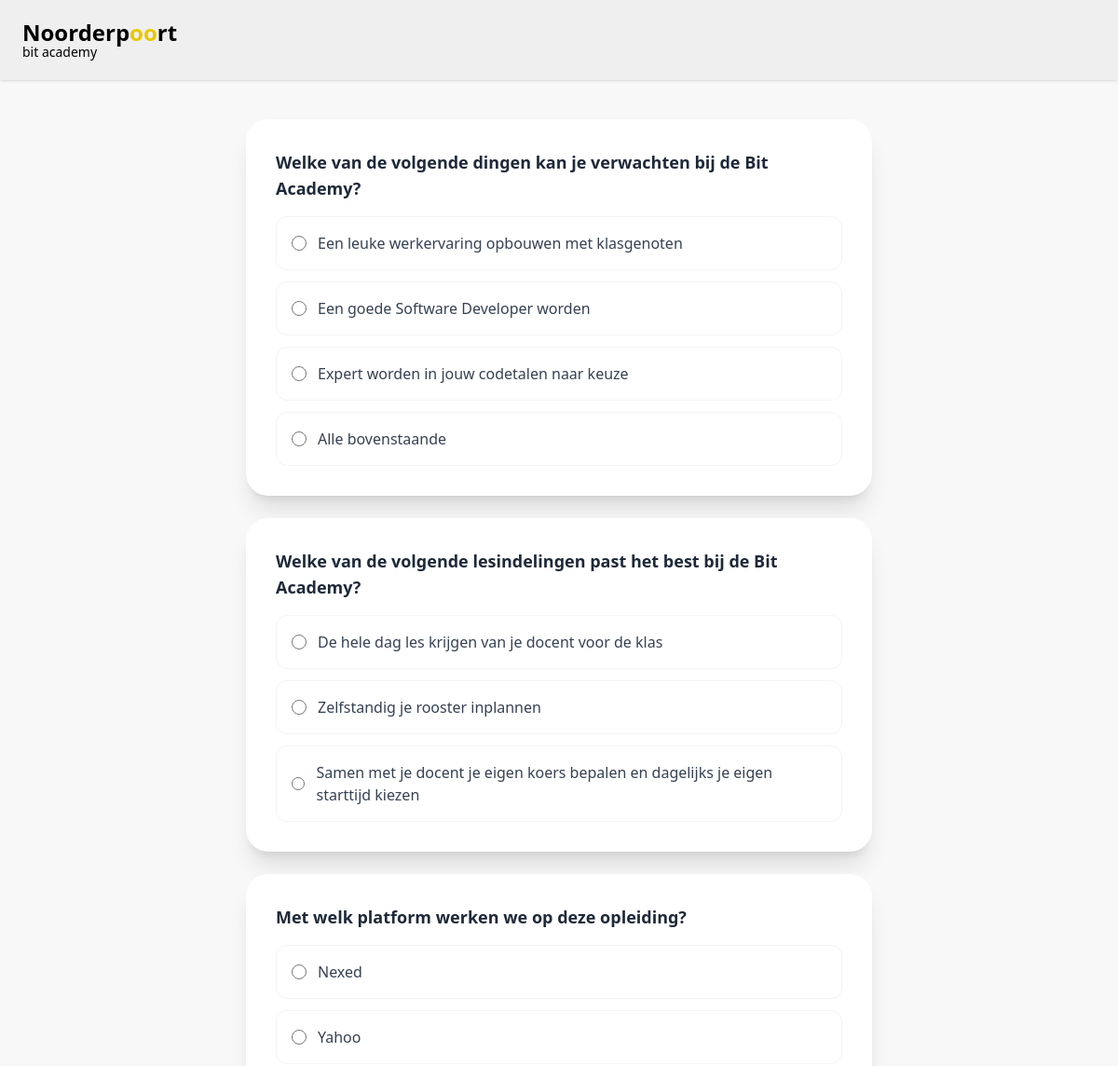
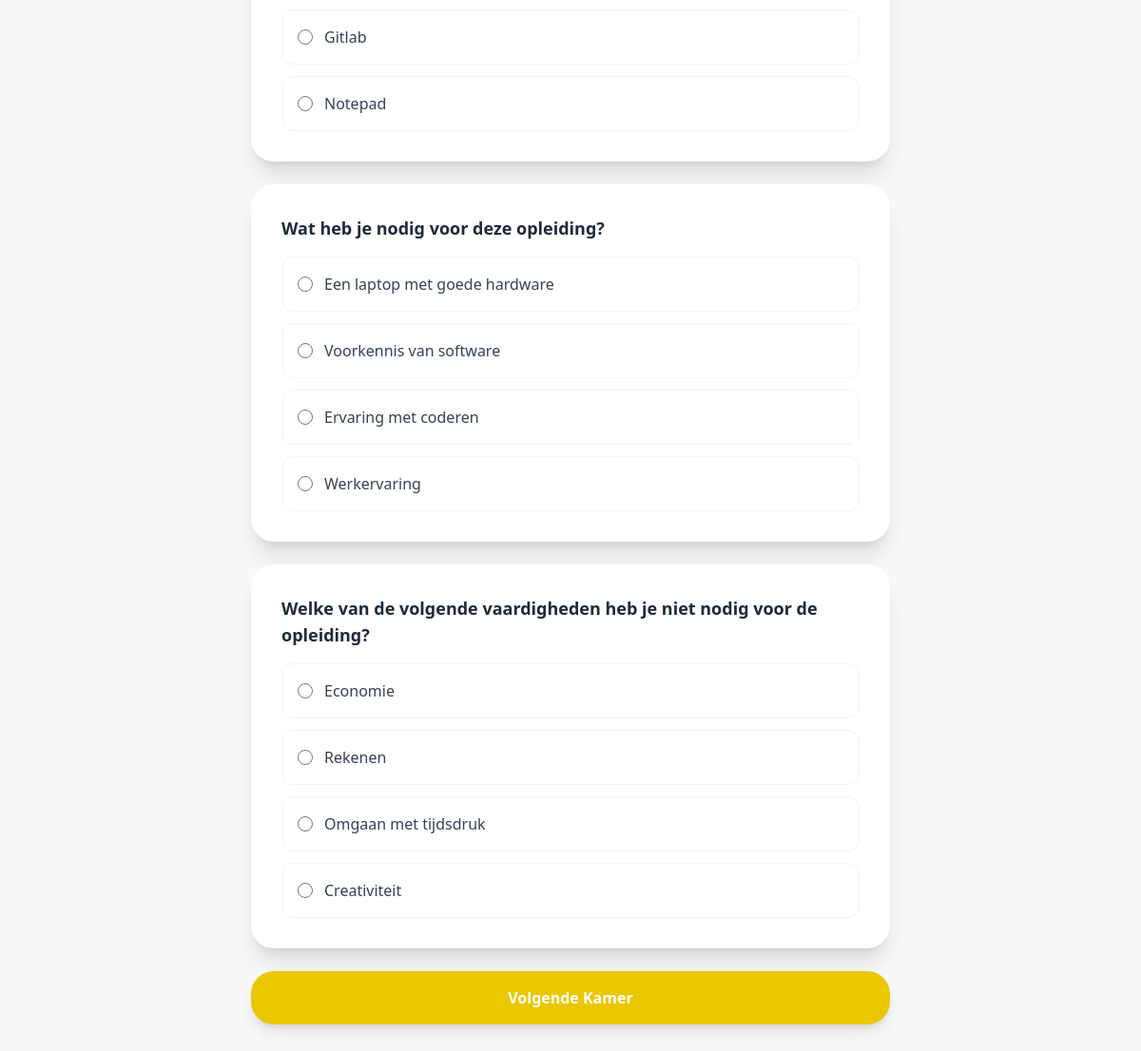
The page /kamer.php on the database its author committed (2 pictures, top to bottom).
### tables this page shows
CREATE TABLE KAMER_EEN (
    id INT NOT NULL AUTO_INCREMENT,
    vraag VARCHAR(255) NOT NULL,
    antwoord_een VARCHAR(255),
    antwoord_twee VARCHAR(255),
    antwoord_drie VARCHAR(255),
    antwoord_vier VARCHAR(255),
    juist VARCHAR(255) NOT NULL,
    PRIMARY KEY (id)
);

### kamer.php (the view, shortened to what this page needs)
<?php
include_once "views/navbar.php";
include_once "db/db.php";
$query = $database->query("SELECT * FROM KAMER_EEN");
$vragen = $query->fetchAll(PDO::FETCH_ASSOC);
?>
<!DOCTYPE html>
<html lang="en">
<head>
    <script src="https://cdn.jsdelivr.net/npm/@tailwindcss/browser@4"></script>
</head>
<body class="bg-[#F8F8F8] min-h-screen p-8 pt-32">
    <div class="max-w-2xl mx-auto">
        <form action="kamer2.php" method="POST">
            <?php foreach ($vragen as $vraag): ?>
                <div class="bg-white rounded-3xl shadow-xl p-8 mb-6 text-left">
                    <h2 class="font-bold text-lg text-gray-800 mb-4">
                        <?= htmlspecialchars($vraag['vraag']) ?>
                    </h2>
                    <div class="space-y-3">
                        <?php
                        $opties = [
                            'een' => $vraag['antwoord_een'],
                            'twee' => $vraag['antwoord_twee'],
                            'drie' => $vraag['antwoord_drie'],
                            'vier' => $vraag['antwoord_vier']
                        ];
                        foreach ($opties as $key => $optie):
                            if (!empty($optie)):
                        ?>
                                <label class="flex items-center p-4 border border-gray-100 rounded-xl cursor-pointer hover:bg-gray-50 transition">
                                    <input type="radio"
                                        name="vraag_<?= $vraag['id'] ?>"
                                        value="<?= htmlspecialchars($optie) ?>"
                                        class="w-4 h-4 text-[#EAC700] focus:ring-[#EAC700]">
                                    <span class="ml-3 text-gray-700"><?= htmlspecialchars($optie) ?></span>
                                </label>
                        <?php
                            endif;
                        endforeach;
                        ?>
                    </div>
                </div>
            <?php endforeach; ?>
            <button type="submit" class="w-full bg-[#EAC700] text-white font-bold py-4 rounded-3xl shadow-lg hover:bg-yellow-600 transition">
                Volgende Kamer
            </button>
        </form>
    </div>
</body>
</html>

### views/navbar.php
<nav class="fixed top-0 left-0 w-full bg-[#EFEFEF] px-6 py-5 z-50 shadow-sm">
    <div class="flex flex-col justify-center">
        <span class="text-2xl font-bold text-black leading-tight">
            Noorderp<span class="text-[#EAC700]">oo</span>rt
        </span>
        <span class="text-sm font-medium text-black -mt-1">
            bit academy
        </span>
    </div>
</nav>

### rows shown on the page
kamer_een: vraag "Welke van de volgende dingen kan je verwachten bij de Bit Academy?", antwoord_een "Een leuke werkervaring opbouwen met klasgenoten", antwoord_twee "Een goede Software Developer worden", antwoord_drie "Expert worden in jouw codetalen naar keuze", optie "Alle bovenstaande"
kamer_een: vraag "Welke van de volgende lesindelingen past het best bij de Bit Academy?", antwoord_een "De hele dag les krijgen van je docent voor de klas", antwoord_twee "Zelfstandig je rooster inplannen", antwoord_drie "Samen met je docent je eigen koers bepalen en dagelijks je eigen starttijd kiezen"
kamer_een: vraag "Met welk platform werken we op deze opleiding?", antwoord_een "Nexed", antwoord_twee "Yahoo", antwoord_drie "Gitlab", antwoord_vier "Notepad"
kamer_een: vraag "Wat heb je nodig voor deze opleiding?", antwoord_een "Een laptop met goede hardware", antwoord_twee "Voorkennis van software", antwoord_drie "Ervaring met coderen", antwoord_vier "Werkervaring"
kamer_een: vraag "Welke van de volgende vaardigheden heb je niet nodig voor de opleiding?", antwoord_een "Economie", antwoord_twee "Rekenen", antwoord_drie "Omgaan met tijdsdruk", antwoord_vier "Creativiteit"
